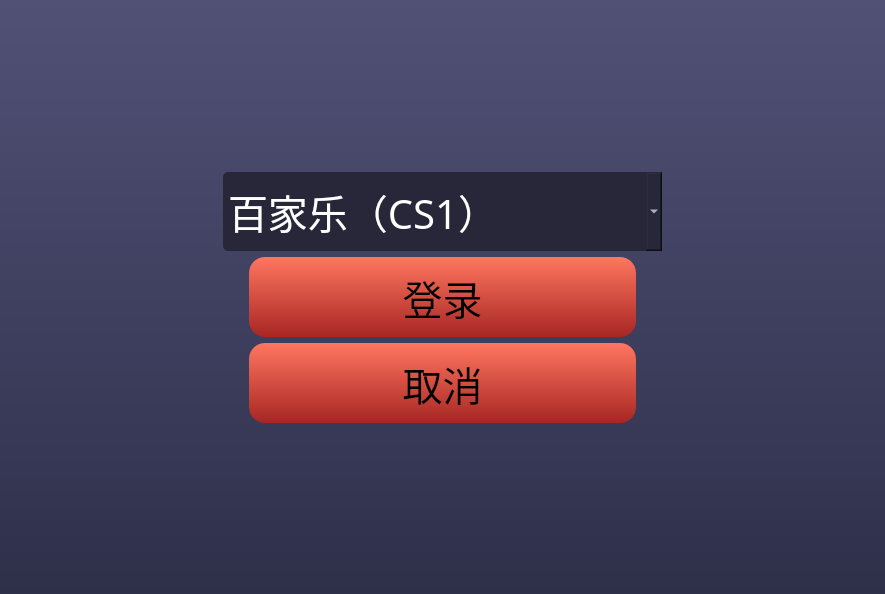
<?xml version="1.0" encoding="UTF-8"?>
<ui version="4.0">
 <class>Login</class>
 <widget class="QWidget" name="Login">
  <property name="geometry">
   <rect>
    <x>0</x>
    <y>0</y>
    <width>885</width>
    <height>594</height>
   </rect>
  </property>
  <property name="windowTitle">
   <string>Form</string>
  </property>
  <property name="styleSheet">
   <string notr="true">background-color: qlineargradient(spread:pad, x1:0, y1:0, x2:0, y2:1, stop:0 rgba(81, 81, 118, 255), stop:1 rgba(46, 48, 74, 255));</string>
  </property>
  <layout class="QVBoxLayout" name="verticalLayout">
   <item>
    <spacer name="verticalSpacer">
     <property name="orientation">
      <enum>Qt::Vertical</enum>
     </property>
     <property name="sizeHint" stdset="0">
      <size>
       <width>20</width>
       <height>100</height>
      </size>
     </property>
    </spacer>
   </item>
   <item>
    <layout class="QHBoxLayout" name="horizontalLayout_2">
     <item>
      <spacer name="horizontalSpacer">
       <property name="orientation">
        <enum>Qt::Horizontal</enum>
       </property>
       <property name="sizeHint" stdset="0">
        <size>
         <width>40</width>
         <height>20</height>
        </size>
       </property>
      </spacer>
     </item>
     <item>
      <widget class="QComboBox" name="comboBox">
       <property name="minimumSize">
        <size>
         <width>439</width>
         <height>79</height>
        </size>
       </property>
       <property name="font">
        <font>
         <family>微软雅黑</family>
         <pointsize>30</pointsize>
        </font>
       </property>
       <property name="styleSheet">
        <string notr="true">background:rgba(39,39,57,1);
border-radius:5px;
color: rgb(255, 255, 255);</string>
       </property>
       <item>
        <property name="text">
         <string>百家乐（CS1）</string>
        </property>
       </item>
      </widget>
     </item>
     <item>
      <spacer name="horizontalSpacer_2">
       <property name="orientation">
        <enum>Qt::Horizontal</enum>
       </property>
       <property name="sizeHint" stdset="0">
        <size>
         <width>40</width>
         <height>20</height>
        </size>
       </property>
      </spacer>
     </item>
    </layout>
   </item>
   <item>
    <layout class="QHBoxLayout" name="horizontalLayout">
     <item>
      <spacer name="horizontalSpacer_3">
       <property name="orientation">
        <enum>Qt::Horizontal</enum>
       </property>
       <property name="sizeHint" stdset="0">
        <size>
         <width>40</width>
         <height>20</height>
        </size>
       </property>
      </spacer>
     </item>
     <item>
      <widget class="QPushButton" name="pu_enter">
       <property name="minimumSize">
        <size>
         <width>387</width>
         <height>80</height>
        </size>
       </property>
       <property name="font">
        <font>
         <family>微软雅黑</family>
         <pointsize>30</pointsize>
        </font>
       </property>
       <property name="styleSheet">
        <string notr="true">QPushButton{background-color:qlineargradient(spread:pad, x1:1, y1:1, x2:1, y2:0, stop:0 rgba(167, 38, 35, 255), stop:1 rgba(255, 118, 96, 255));
box-shadow:0px 2px 9px 0px rgba(0, 0, 0, 0.77);
border-radius:16px;}
QPushButton::pressed{
background-color: qlineargradient(spread:pad, x1:1, y1:1, x2:1, y2:0, stop:0 rgba(255, 118, 96, 255), stop:1 rgba(167, 38, 35, 255));
box-shadow:0px 2px 9px 0px rgba(0, 0, 0, 0.77);
border-radius:16px;
}</string>
       </property>
       <property name="text">
        <string>登录</string>
       </property>
       <property name="shortcut">
        <string>Enter</string>
       </property>
      </widget>
     </item>
     <item>
      <spacer name="horizontalSpacer_5">
       <property name="orientation">
        <enum>Qt::Horizontal</enum>
       </property>
       <property name="sizeHint" stdset="0">
        <size>
         <width>40</width>
         <height>20</height>
        </size>
       </property>
      </spacer>
     </item>
    </layout>
   </item>
   <item>
    <layout class="QHBoxLayout" name="horizontalLayout_3">
     <item>
      <spacer name="horizontalSpacer_4">
       <property name="orientation">
        <enum>Qt::Horizontal</enum>
       </property>
       <property name="sizeHint" stdset="0">
        <size>
         <width>40</width>
         <height>20</height>
        </size>
       </property>
      </spacer>
     </item>
     <item>
      <widget class="QPushButton" name="pu_cancel">
       <property name="minimumSize">
        <size>
         <width>387</width>
         <height>80</height>
        </size>
       </property>
       <property name="font">
        <font>
         <family>微软雅黑</family>
         <pointsize>30</pointsize>
        </font>
       </property>
       <property name="styleSheet">
        <string notr="true">QPushButton{background-color:qlineargradient(spread:pad, x1:1, y1:1, x2:1, y2:0, stop:0 rgba(167, 38, 35, 255), stop:1 rgba(255, 118, 96, 255));
box-shadow:0px 2px 9px 0px rgba(0, 0, 0, 0.77);
border-radius:16px;}
QPushButton::pressed{
background-color: qlineargradient(spread:pad, x1:1, y1:1, x2:1, y2:0, stop:0 rgba(255, 118, 96, 255), stop:1 rgba(167, 38, 35, 255));
box-shadow:0px 2px 9px 0px rgba(0, 0, 0, 0.77);
border-radius:16px;
}</string>
       </property>
       <property name="text">
        <string>取消</string>
       </property>
      </widget>
     </item>
     <item>
      <spacer name="horizontalSpacer_6">
       <property name="orientation">
        <enum>Qt::Horizontal</enum>
       </property>
       <property name="sizeHint" stdset="0">
        <size>
         <width>40</width>
         <height>20</height>
        </size>
       </property>
      </spacer>
     </item>
    </layout>
   </item>
   <item>
    <spacer name="verticalSpacer_2">
     <property name="orientation">
      <enum>Qt::Vertical</enum>
     </property>
     <property name="sizeHint" stdset="0">
      <size>
       <width>20</width>
       <height>100</height>
      </size>
     </property>
    </spacer>
   </item>
  </layout>
 </widget>
 <resources/>
 <connections/>
</ui>
